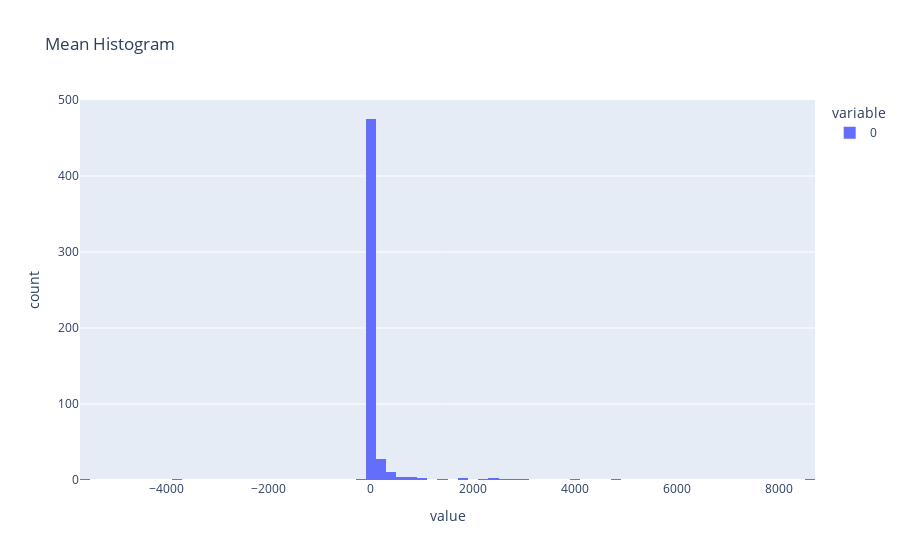

This figure's notebook cell:
### Code cell
px.histogram(df.mean(),title="Mean Histogram",nbins=100)

### Figure 1 — Plotly figure (JSON) as saved in the notebook; plotly's stock layout.template omitted (floating-point values rounded to 4 significant figures; data arrays with more than 128 entries replaced by an {"elided": "..."} marker saying what was removed)
{"data": [{"alignmentgroup": "True", "bingroup": "x", "hovertemplate": "variable=0<br>value=%{x}<br>count=%{y}<extra></extra>", "legendgroup": "0", "marker": {"color": "#636efa", "pattern": {"shape": ""}}, "name": "0", "nbinsx": 100, "offsetgroup": "0", "orientation": "v", "showlegend": true, "type": "histogram", "x": {"elided": "539 float values"}, "xaxis": "x", "yaxis": "y"}], "layout": {"autosize": true, "barmode": "relative", "legend": {"title": {"text": "variable"}, "tracegroupgap": 0}, "title": {"text": "Mean Histogram"}, "xaxis": {"anchor": "y", "autorange": true, "domain": [0, 1], "range": [-5700, 8700], "title": {"text": "value"}, "type": "linear"}, "yaxis": {"anchor": "x", "autorange": true, "domain": [0, 1], "range": [0, 500], "title": {"text": "count"}}}}
